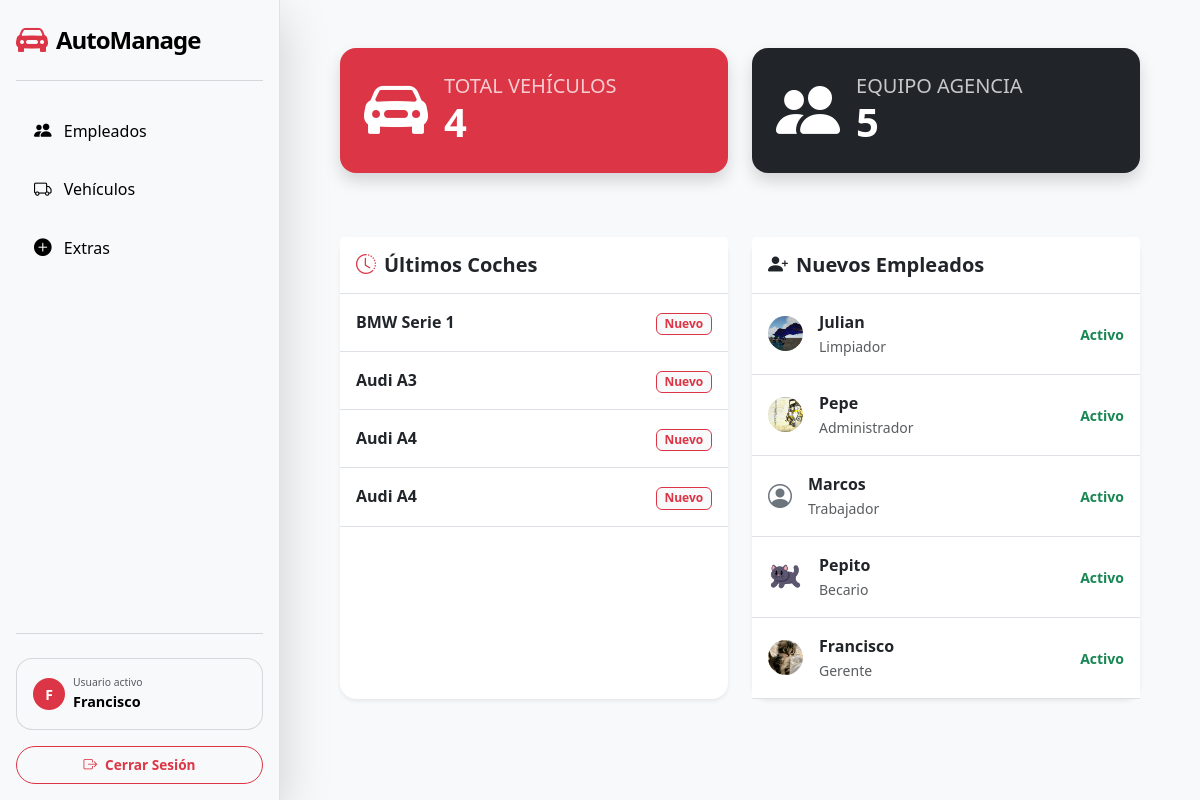
The app's page / (signed in), older data.
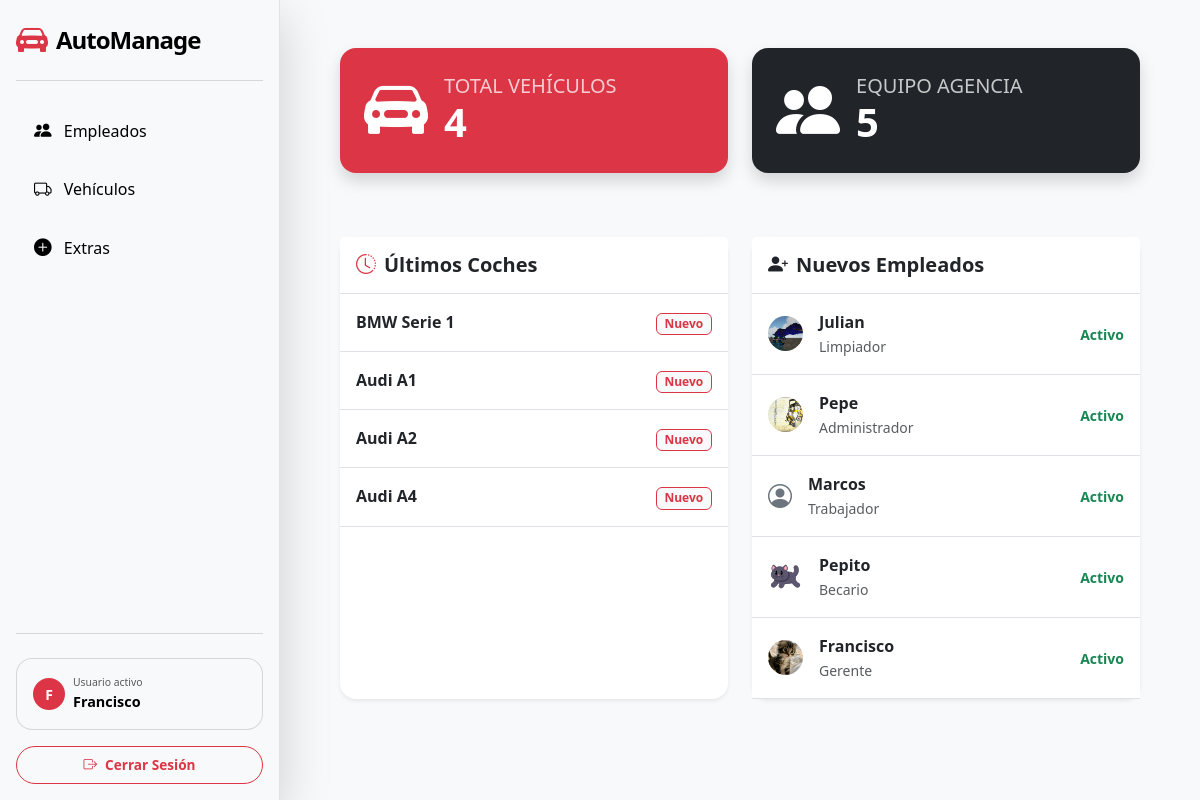
The same page, newer data.
### app_agencia_coches/models.py (models this page shows, shortened)
class Cars (models.Model):
    marca = models.CharField (
        verbose_name = 'Marca',
        max_length = 100,
        default = ''
    )
    modelo = models.CharField (
        verbose_name = 'Modelo',
        max_length =  100,
        default = ''
    )
    fecha_fabricacion = models.DateField (
        verbose_name = 'Fecha de fabricacion',
        default = date.today
    )
    kilometros = models.PositiveIntegerField (
        verbose_name = 'Kilometros',
        default = 0
    )
    combustible = models.CharField (
        verbose_name = 'Combustible',
        max_length = 100,
        default = ''
    )
    color = models.CharField (
        verbose_name = 'Color',
        max_length = 100,
        default = ''
    )
    imagen = models.ImageField (
        verbose_name = 'Imagen',
        upload_to = "coches/",
        blank=True,
        null=True
    )
    fecha_modificacion = models.DateField (
        auto_now = True
    )
    creado_por = models.ForeignKey(
        Employee,
        verbose_name = 'Creado por',
        on_delete = models.CASCADE
    )
    extras = models.ManyToManyField(
        Extra,
        verbose_name = 'Extras',
        related_name = 'coches',
        blank=True
    )

### app_agencia_coches/views.py (the view)
# urls.py: path('', views.dashboard, name='dashboard'),
@login_required
def dashboard(request):
    total_cars = Cars.objects.count()
    total_employees = Employee.objects.count()
    recent_cars = Cars.objects.all().order_by('-id')[:5]
    recent_employees = Employee.objects.all().order_by('-id')[:5]
    context = {
        'total_cars': total_cars,
        'total_employees': total_employees,
        'recent_cars': recent_cars,
        'recent_employees': recent_employees,
    }
    return render(request, 'index.html', context)

### app_agencia_coches/templates/index.html (shortened to what the changed rows need)
<!doctype html>
<html lang="es-ES">
    <head>
        {% block css %}
        <link
            href="https://cdn.jsdelivr.net/npm/bootstrap@5.3.2/dist/css/bootstrap.min.css"
            rel="stylesheet"
        />
        {% endblock css %}
        {% block icon %}
        <link rel="stylesheet" href="https://cdn.jsdelivr.net/npm/bootstrap-icons@1.13.1/font/bootstrap-icons.min.css">
        {% endblock icon %}
        {% load static %}
        <link rel="stylesheet" href="{% static 'css/blur_detalles.css' %}">
        <link rel="stylesheet" href="{% static 'css/style_sidebar.css' %}">
    </head>
    <body>
        <div id="wrapper" class="d-flex">
            <main class="main-content w-100 bg-light px-3 px-md-5">
                {% block content %}
                <div class="container mt-5">
                    <div class="row mb-5">
                        <div class="col-md-6 mb-3">
                            <div class="card bg-danger text-white shadow border-0 rounded-4">
                                <div class="card-body d-flex align-items-center p-4">
                                    <div>
                                        <h1 class="fw-bold mb-0">{{ total_cars }}</h1>
                                    </div>
                                </div>
                            </div>
                        </div>
                        <div class="col-md-6 mb-3">
                            <div class="card bg-dark text-white shadow border-0 rounded-4">
                                <div class="card-body d-flex align-items-center p-4">
                                    <div>
                                        <h1 class="fw-bold mb-0">{{ total_employees }}</h1>
                                    </div>
                                </div>
                            </div>
                        </div>
                    </div>
                    <div class="row">
                        <div class="col-lg-6 mb-4">
                            <div class="card shadow-sm border-0 rounded-4 h-100">
                                <div class="card-body p-0">
                                    <div class="table-responsive">
                                        <table class="table table-hover mb-0">
                                            <tbody class="border-top-0">
                                                {% for car in recent_cars %}
                                                <tr>
                                                    <td class="p-3">
                                                        <div class="fw-bold text-dark">{{ car.marca }} {{ car.modelo }}</div>
                                                    </td>
                                                    <td class="p-3 text-end align-middle">
                                                        <span class="badge bg-light text-danger border border-danger">Nuevo</span>
                                                    </td>
                                                </tr>
                                                {% empty %}
                                                <tr class="text-center"><td class="p-4 text-muted">No hay coches registrados.</td></tr>
                                                {% endfor %}
                                            </tbody>
                                        </table>
                                    </div>
                                </div>
                            </div>
                        </div>
                    </div>
                </div>
                {% endblock %}
            </main>
        </div>
    </body>
</html>

Row changes from the older to the newer data that the page shows:
changed Cars (number 2 of 4 on the later page): modelo "A3" → "A1"
changed Cars (number 3 of 4 on the later page): modelo "A4" → "A2"
